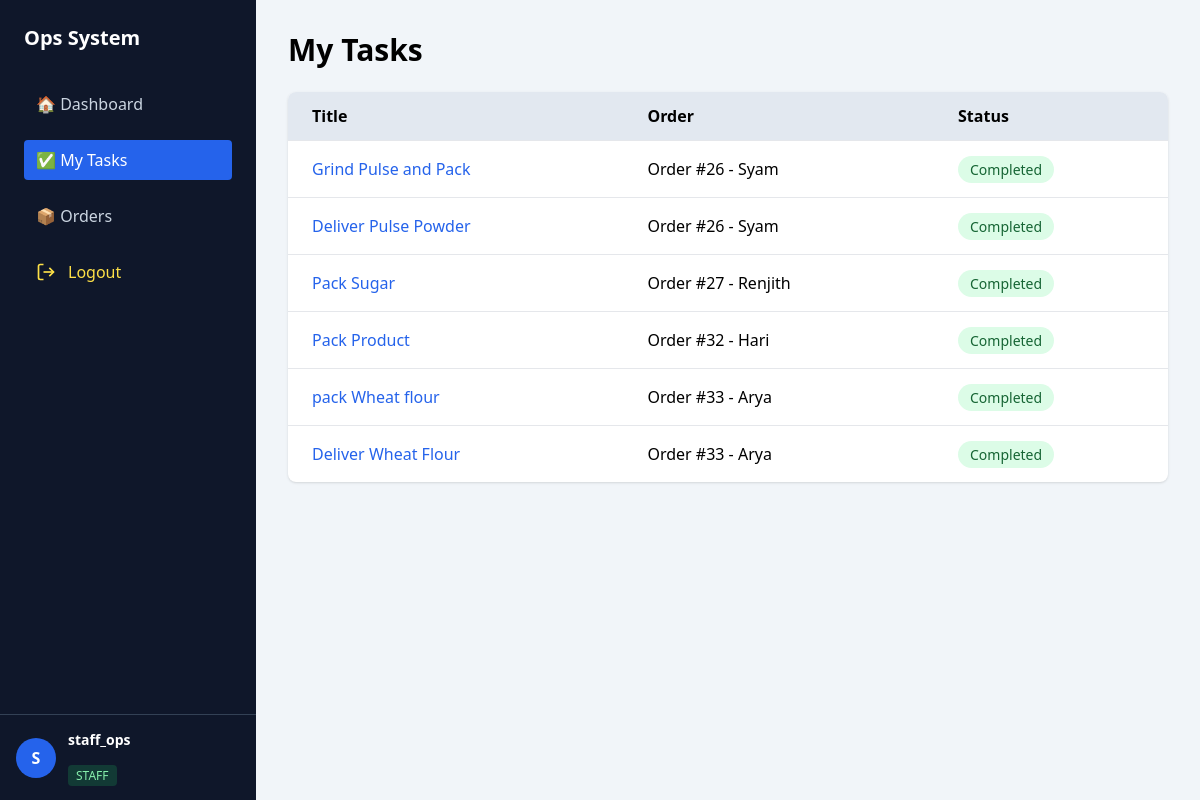
Before: /tasks/ (signed in) with the older database file.
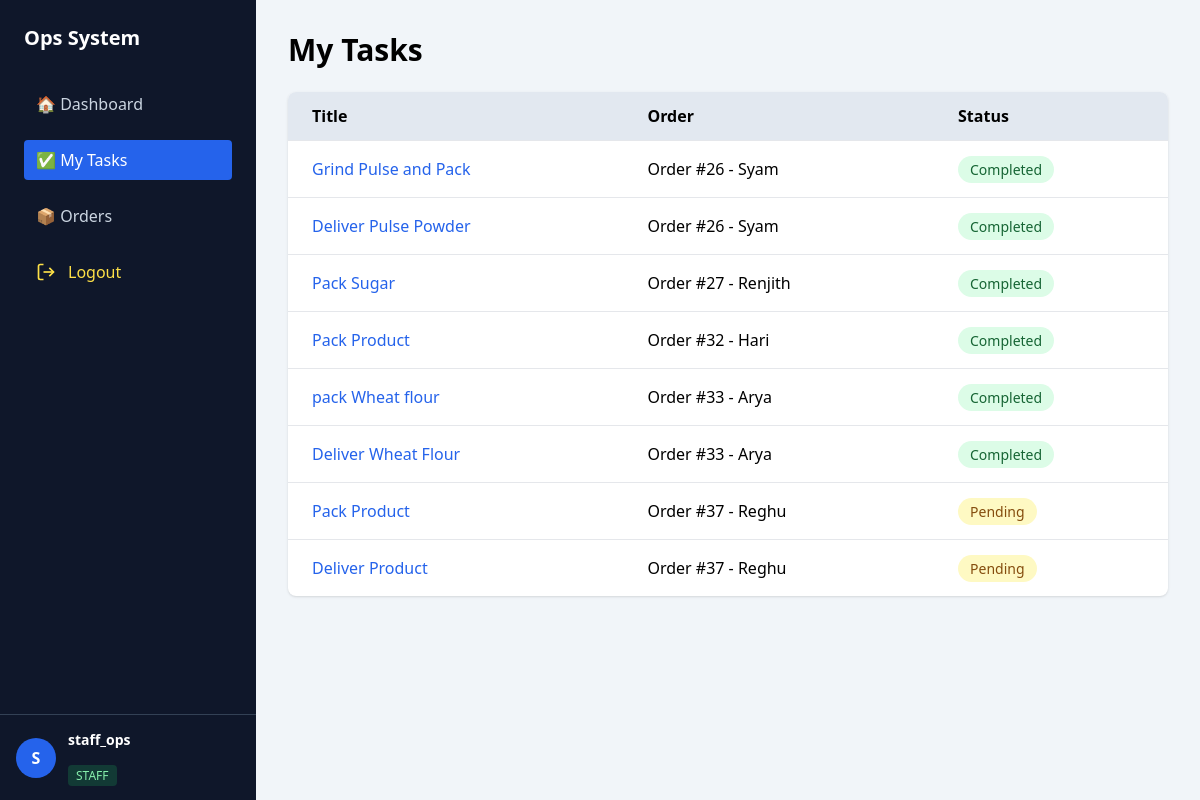
After: the same page with the newer database file.
### tasks/models.py (models this page shows, shortened)
class Task(models.Model):
    STATUS_CHOICES = (
        ('PENDING', 'Pending'),
        ('IN_PROGRESS', 'In Progress'),
        ('COMPLETED', 'Completed'),
    )
    title = models.CharField(max_length=200)
    order = models.ForeignKey(
        Order,
        on_delete=models.CASCADE,
        related_name='tasks',
        null=True,
        blank=True
    )
    assigned_to = models.ForeignKey(
        User,
        on_delete=models.SET_NULL,
        null=True,
        blank=True
    )
    status = models.CharField(
        max_length=20,
        choices=STATUS_CHOICES,
        default='PENDING'
    )
    due_date = models.DateField(null=True, blank=True)
    created_at = models.DateTimeField(auto_now_add=True)
    completed_at = models.DateTimeField(null=True, blank=True)

### orders/models.py (models this page shows, shortened)
class Order(models.Model):
    STATUS_CHOICES = (
        ('NEW', 'New'),
        ('IN_PROGRESS', 'In Progress'),
        ('COMPLETED', 'Completed'),
        ('CANCELLED', 'Cancelled'),
    )
    customer_name = models.CharField(max_length=100)
    product = models.ForeignKey(Product, on_delete=models.PROTECT)
    quantity = models.PositiveIntegerField()
    status = models.CharField(
        max_length=20,
        choices=STATUS_CHOICES,
        default='NEW'
    )
    assigned_to = models.ForeignKey(
        User,
        on_delete=models.SET_NULL,
        null=True,
        blank=True
    )
    created_at = models.DateTimeField(auto_now_add=True)
    def __str__(self):
        return f"Order #{self.id} - {self.customer_name}"

### core/views.py (the view)
# urls.py: path('tasks/', views.my_tasks, name='my_tasks'),
@login_required
def my_tasks(request):
    tasks = Task.objects.filter(assigned_to=request.user)
    return render(request, 'core/tasks.html', {'tasks': tasks})

### core/templates/core/tasks.html
{% extends "core/base.html" %}
{% block content %}
<h1 class="text-3xl font-bold mb-6">My Tasks</h1>
<div class="bg-white shadow rounded-lg overflow-hidden">
<table class="min-w-full">
    <thead class="bg-slate-200 text-left">
        <tr>
            <th class="px-6 py-3">Title</th>
            <th class="px-6 py-3">Order</th>
            <th class="px-6 py-3">Status</th>
        </tr>
    </thead>
    <tbody>
        {% for task in tasks %}
        <tr class="border-t hover:bg-slate-50">
            <td class="px-6 py-4">
                <a href="{% url 'task_detail' task.id %}"
                   class="text-blue-600 hover:underline">
                    {{ task.title }}
                </a>
            </td>
            <td class="px-6 py-4">{{ task.order }}</td>
            <td class="px-6 py-4">
                {% if task.status == 'PENDING' %}
                    <span class="px-3 py-1 bg-yellow-100 text-yellow-800 rounded-full text-sm">
                        Pending
                    </span>
                {% elif task.status == 'IN_PROGRESS' %}
                    <span class="px-3 py-1 bg-blue-100 text-blue-800 rounded-full text-sm">
                        In Progress
                    </span>
                {% else %}
                    <span class="px-3 py-1 bg-green-100 text-green-800 rounded-full text-sm">
                        Completed
                    </span>
                {% endif %}
            </td>
        </tr>
        {% empty %}
        <tr>
            <td colspan="3" class="text-center text-gray-500 py-8">
                No tasks assigned
            </td>
        </tr>
        {% endfor %}
    </tbody>
</table>
</div>
{% endblock %}

Changed rows visible on the page:
added Task: title "Pack Product", order "Order #37 - Reghu", status "Pending"
added Task: title "Deliver Product", order "Order #37 - Reghu", status "Pending"
